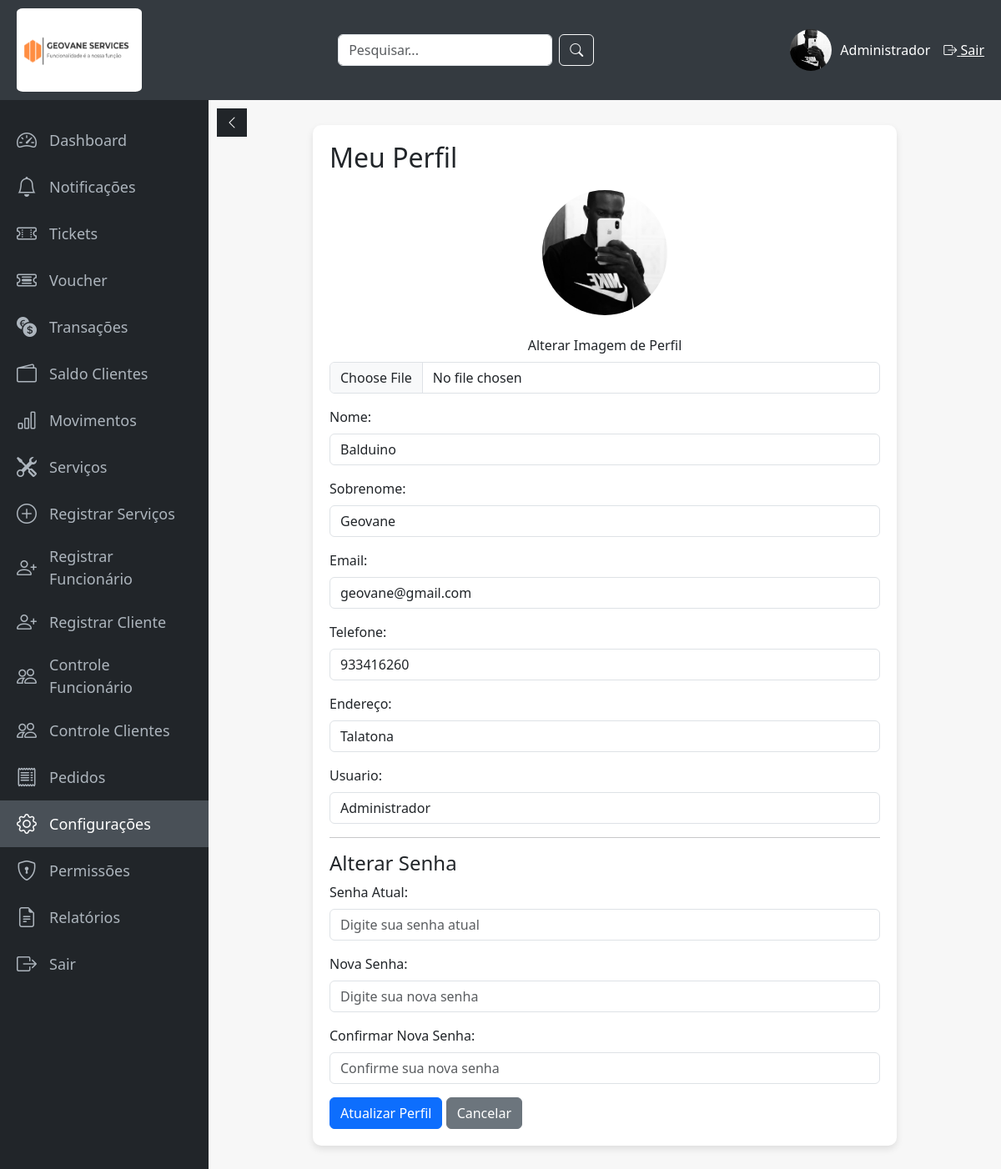
The app's page /admin/perfil.php (signed in) with its own data.
### tables this page shows
CREATE TABLE IF NOT EXISTS `funcionario` (
  `id_funcionario` int NOT NULL AUTO_INCREMENT,
  `nome` varchar(100) DEFAULT NULL,
  `sobrenome` varchar(100) DEFAULT NULL,
  `docId` varchar(20) DEFAULT NULL,
  `email` varchar(100) DEFAULT NULL,
  `telefone` varchar(20) DEFAULT NULL,
  `data_nasc` date DEFAULT NULL,
  `sexo` enum('masculino',' feminino') DEFAULT NULL,
  `endereco` varchar(255) DEFAULT NULL,
  `usuario` varchar(50) DEFAULT NULL,
  `senha` varchar(255) DEFAULT NULL,
  `conf_senha` varchar(255) DEFAULT NULL,
  `acesso` enum('funcionario','administrador') DEFAULT NULL,
  `tipo_contrato` varchar(50) NOT NULL,
  `data_contratacao` date NOT NULL,
  `id_cliente` int DEFAULT NULL,
  `imagem_perfil` varchar(255) DEFAULT NULL,
  `data_criacao` timestamp NULL DEFAULT CURRENT_TIMESTAMP,
  `menu_permissions` text,
  PRIMARY KEY (`id_funcionario`),
  KEY `id_cliente` (`id_cliente`)
);

### admin/verifyadm.php (called while the page is built, shortened)
<?php
    $nomeUsuario = $_SESSION['usuario'];
?>

### admin/perfil.php (the view, shortened to what this page needs)
<?php
require 'verifyadm.php';
require '../conexao.php';
$id_funcionario = $_SESSION['id_funcionario'];
$sql = "SELECT nome, sobrenome, email, telefone, endereco, imagem_perfil, usuario, senha FROM Funcionario WHERE id_funcionario = $id_funcionario";
$result = $conexao->query($sql);
$funcionario = $result->fetch_assoc();
?>
<!DOCTYPE html>
<html lang="pt-br">
<head>
    <link href="https://cdn.jsdelivr.net/npm/bootstrap@5.3.3/dist/css/bootstrap.min.css" rel="stylesheet">
    <link rel="stylesheet" href="https://cdn.jsdelivr.net/npm/bootstrap-icons@1.11.3/font/bootstrap-icons.min.css">
</head>
<body>
<div class="topbar">
    <div class="logo">
      <img src="../assets/logo.png" alt="Logo">
    </div>
    <div class="search-box">
      <form action="search.php" method="GET" class="d-flex">
        <input type="text" name="query" placeholder="Pesquisar..." class="form-control me-2">
        <button type="submit" class="btn btn-outline-light"><i class="bi bi-search"></i></button>
      </form>
    </div>
    <div class="user-info">
        <a href="perfil.php"><img src="../upload/imagens_perfil/<?php echo $funcionario['imagem_perfil']; ?>" alt="Perfil"></a>
      <span><?php echo $nomeUsuario; ?></span>
      <a href="logout.php" class="ms-3 text-white"><i class="bi bi-box-arrow-right"></i> Sair</a>
    </div>
  </div>
  <div class="sidebar" id="sidebar">
    <a href="dashboard_admin.php" title="Dashboard"><i class="bi bi-speedometer2"></i><span class="menu-text">Dashboard</span></a>
    <a href="enviar_notificacao.php"><i class="bi bi-bell"></i><span class="menu-text">Notificações</span></a>
    <a href="admin_tickets.php"><i class="bi bi-ticket-perforated"></i><span class="menu-text">Tickets</span></a>
    <a href="gerar_voucher.php"><i class="bi bi-ticket-detailed"></i><span class="menu-text">Voucher</span></a>
    <a href="transacoes_admin.php"><i class="bi bi-currency-exchange"></i><span class="menu-text">Transações</span></a>
    <a href="saldo_clientes.php"><i class="bi bi-wallet2"></i><span class="menu-text">Saldo Clientes</span></a>
    <a href="movimentos_cliente.php"><i class="bi bi-bar-chart"></i><span class="menu-text">Movimentos</span></a>
    <a href="exibirServicos.php"><i class="bi bi-tools"></i><span class="menu-text">Serviços</span></a>
    <a href="cadastrarServico.php"><i class="bi bi-plus-circle"></i><span class="menu-text">Registrar Serviços</span></a>
    <a href="registroFun.php"><i class="bi bi-person-plus"></i><span class="menu-text">Registrar Funcionário</span></a>
    <a href="registroCliente.php"><i class="bi bi-person-plus"></i><span class="menu-text">Registrar Cliente</span></a>
    <a href="controlFunci.php"><i class="bi bi-people"></i><span class="menu-text">Controle Funcionário</span></a>
    <a href="controlCliente.php"><i class="bi bi-people"></i><span class="menu-text">Controle Clientes</span></a>
    <a href="pedidos.php"><i class="bi bi-receipt"></i><span class="menu-text">Pedidos</span></a>
    <a href="perfil.php"><i class="bi bi-gear"></i><span class="menu-text">Configurações</span></a>
    <a href="permissoes.php" title="Permissões"><i class="bi bi-shield-lock"></i><span class="menu-text">Permissões</span></a>
    <a href="relatorios.php"><i class="bi bi-file-earmark-text"></i><span class="menu-text">Relatórios</span></a>
    <a href="logout.php"><i class="bi bi-box-arrow-right"></i> <span class="menu-text">Sair</span></a>
  </div>
  <button class="toggle-btn" id="toggleBtn"><i class="bi bi-chevron-left"></i></button>
    <div class="content">
        <div class="perfil-card">
            <h2>Meu Perfil</h2>
            <form action="perfil.php" method="post" enctype="multipart/form-data">
                <div class="mb-3 text-center">
                    <?php if (!empty($funcionario['imagem_perfil'])): ?>
                        <img src="../upload/imagens_perfil/<?php echo $funcionario['imagem_perfil']; ?>" alt="Perfil" class="perfil-img"><br><br>
                    <?php endif; ?>
                    <label for="imagem" class="form-label">Alterar Imagem de Perfil</label>
                    <input type="file" name="imagem" id="imagem" class="form-control">
                </div>
                <div class="mb-3">
                    <label class="form-label">Nome:</label>
                    <input type="text" name="nome" class="form-control" value="<?php echo htmlspecialchars($funcionario['nome']); ?>" required>
                </div>
                <div class="mb-3">
                    <label class="form-label">Sobrenome:</label>
                    <input type="text" name="sobrenome" class="form-control" value="<?php echo htmlspecialchars($funcionario['sobrenome']); ?>" required>
                </div>
                <div class="mb-3">
                    <label class="form-label">Email:</label>
                    <input type="email" name="email" class="form-control" value="<?php echo htmlspecialchars($funcionario['email']); ?>" required>
                </div>
                <div class="mb-3">
                    <label class="form-label">Telefone:</label>
                    <input type="text" name="telefone" class="form-control" value="<?php echo htmlspecialchars($funcionario['telefone']); ?>">
                </div>
                <div class="mb-3">
                    <label class="form-label">Endereço:</label>
                    <input type="text" name="endereco" class="form-control" value="<?php echo htmlspecialchars($funcionario['endereco']); ?>">
                </div>
                <div class="mb-3">
                    <label class="form-label">Usuario:</label>
                    <input type="text" name="usuario" class="form-control" value="<?php echo htmlspecialchars($funcionario['usuario']); ?>">
                </div>
                <hr>
                <h4>Alterar Senha</h4>
                <div class="mb-3">
                    <label class="form-label">Senha Atual:</label>
                    <input type="password" name="senha_atual" class="form-control" placeholder="Digite sua senha atual">
                </div>
                <div class="mb-3">
                    <label class="form-label">Nova Senha:</label>
                    <input type="password" name="nova_senha" class="form-control" placeholder="Digite sua nova senha">
                </div>
                <div class="mb-3">
                    <label class="form-label">Confirmar Nova Senha:</label>
                    <input type="password" name="conf_nova_senha" class="form-control" placeholder="Confirme sua nova senha">
                </div>
                <button type="submit" class="btn btn-primary">Atualizar Perfil</button>
                <a href="admin.php" class="btn btn-secondary">Cancelar</a>
            </form>
        </div>
    </div>
</body>
</html>

### admin/perfil.php (style rules this page uses)
body { font-family: 'Segoe UI', Tahoma, Geneva, Verdana, sans-serif; background-color: #f7f7f7; margin: 0; padding: 0; }
.topbar { display: flex; justify-content: space-between; align-items: center; background: #343a40; color: #fff; padding: 10px 20px; position: fixed; top: 0; width: 100%; z-index: 1100; height: 120px; }
.topbar .logo img { width: 150px; height: 100px; border-radius: 5%; }
.topbar .user-info { display: flex; align-items: center; }
.topbar .user-info img { width: 50px; height: 50px; border-radius: 50%; object-fit: cover; margin-right: 10px; }
.sidebar { width: 250px; background: #212529; position: fixed; top: 120px; bottom: 0; left: 0; padding: 20px 0; transition: width 0.3s; overflow-x: hidden; z-index: 1050; }
.sidebar a { display: flex; align-items: center; color: #adb5bd; padding: 10px 20px; text-decoration: none; font-size: 18px; transition: background 0.3s, color 0.3s; }
.sidebar a.active, .sidebar a:hover { background: #495057; color: #fff; }
.sidebar a i { font-size: 1.5rem; margin-right: 15px; transition: margin 0.3s; }
.content { margin-top: 50px; margin-left: 250px; padding: 100px 30px 30px; transition: margin-left 0.3s; }
.toggle-btn { position: fixed; top: 130px; left: 260px; z-index: 1200; background: #212529; color: #fff; border: none; padding: 5px 10px; cursor: pointer; transition: left 0.3s; }
.perfil-card { max-width: 700px; margin: auto; background: white; padding: 20px; border-radius: 10px; box-shadow: 0 4px 8px rgba(0,0,0,0.1); }
.perfil-card h2 { margin-bottom: 20px; }
.perfil-img { width: 150px; height: 150px; object-fit: cover; border-radius: 50%; }

### records on screen
funcionario: imagem_perfil (picture), nome "Balduino", sobrenome "Geovane", email "geovane@gmail.com", telefone "933416260", endereco "Talatona", usuario "Administrador"

### other values on screen
$nomeUsuario "Administrador"
